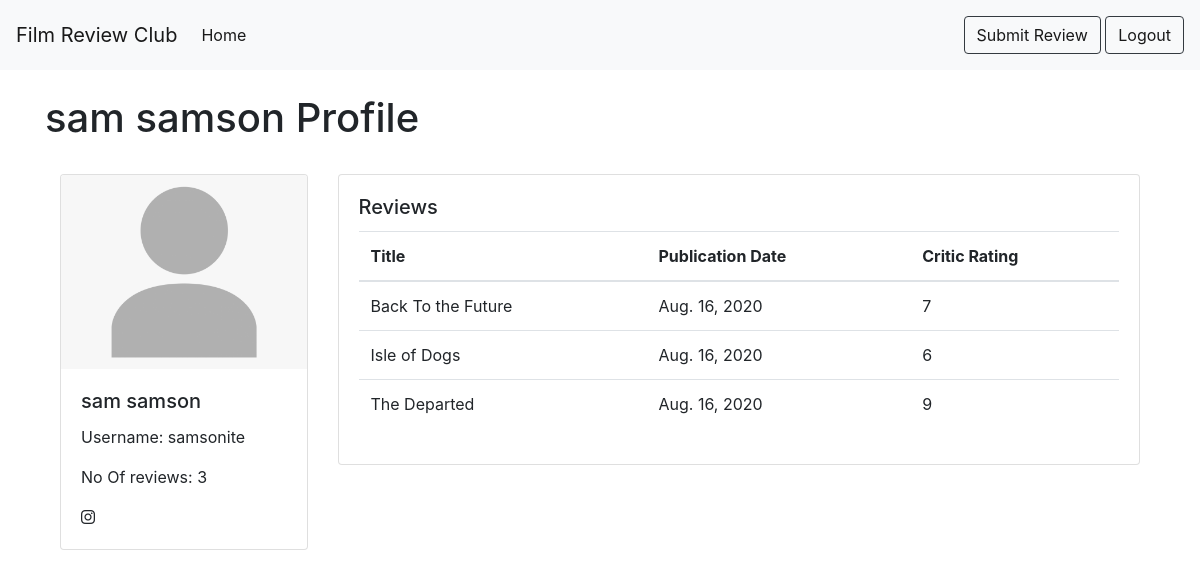
The page /profile/3 on the database its author committed.
### profiles/models.py (models this page shows, shortened)
class Profile(models.Model):
    author = models.OneToOneField(User, on_delete=models.CASCADE)
    no_reviews = models.IntegerField(default=0)
    pic = models.ImageField(upload_to='profiles', null=True, blank=True, default='profiles/profile.png')
    insta = models.CharField(max_length=200,null=True, blank=True)

### reviews/models.py (models this page shows, shortened)
class Reviews(models.Model):
    author = models.ForeignKey(User, default=None, on_delete=models.CASCADE)
    title = models.CharField(max_length=255)
    pub_date = models.DateField(auto_now_add=True, auto_now=False)
    body = models.TextField()
    imdb_ref = models.CharField(max_length=20)
    image = models.ImageField(upload_to='film_image', null=True, blank=True, default="film_image/film_club.png")
    criticR = models.IntegerField(validators=[MaxValueValidator(10), MinValueValidator(1)])
    applauds = models.ManyToManyField(User, blank=True, related_name="collected_applauds")
    class Meta:
        ordering = ['pub_date']

### profiles/views.py (the view)
# urls.py: path('profile/<int:pk>', views.profile_detail, name='profile_detail'),
def profile_detail(request, pk):
    user = get_object_or_404(User, pk=pk)
    author = get_object_or_404(Profile, pk=pk)
    instagram = 'http://www.instagram.com/'
    insta_handle = urllib.parse.urljoin(instagram, author.insta)
    no_reviews = author.no_reviews
    reviews = Reviews.objects.filter(author=author.id)
    context = {'user':user, 'author':author, 'insta_handle':insta_handle, 'no_reviews':no_reviews, 'reviews':reviews}
    return render(request, 'profiles/profile_detail.html', context)

### profiles/templates/profiles/profile_detail.html (shortened to what this page needs)
{% extends 'base.html' %}
{% load static %}
{% block content %}
    <br>
    <h1> {{user.first_name}} {{user.last_name}} Profile </h1>
    <br>
    <div class="container">
      <div class="row">
        <div class="col-sm-3">
          <div class="card">
            <img src="{{author.pic.url}}" class="card-img-top" alt="...">
            <div class="card-body">
              <h5 class="card-title">{{user.first_name}} {{user.last_name}}</h5>
              <p class="card-text">Username: {{user.username}}</p>
              <p class="card-text">No Of reviews: {{no_reviews}}</p>
              <p class="card-text"><i class="fab fa-instagram"></i> <a href="{{insta_handle}}">{{author.insta}}</a> </p>
            </div>
          </div>
        </div>
        <div class="col-sm-9">
          <div class="card">
            <div class="card-body">
              <h5 class="card-title">Reviews</h5>
              <table class="table">
                <thead>
                  <tr>
                    <th scope="col">Title</th>
                    <th scope="col">Publication Date</th>
                    <th scope="col">Critic Rating</th>
                  </tr>
                </thead>
                <tbody>
                  {% for rev in reviews %}
                    <tr>
                      <td>{{rev.title}}</td>
                      <td>{{rev.pub_date}}</td>
                      <td>{{rev.criticR}}</td>
                    </tr>
                  {% endfor %}
                </tbody>
              </table>
            </div>
          </div>
        </div>
      </div>
    </div>
{% endblock %}

### templates/base.html (shortened to what this page needs)
<!DOCTYPE html>
{% load static %}
<html lang="en" dir="ltr">
  <head>
    <link rel="stylesheet" href="https://stackpath.bootstrapcdn.com/bootstrap/4.5.0/css/bootstrap.min.css">
  </head>
  <body>
    <nav class="navbar navbar-expand-lg navbar-light bg-light">
      <a class="navbar-brand" href="#">Film Review Club</a>
      <div class="collapse navbar-collapse" id="navbarText">
        <ul class="navbar-nav mr-auto">
          <li class="nav-item active">
            <a class="nav-link" href="{% url 'home' %}">Home <span class="sr-only">(current)</span></a>
          </li>
        </ul>
        <span class="navbar-text">
          {% if user.is_authenticated %}
            <a class="btn btn-outline-dark" href="{% url 'submitreview' %}">Submit Review</a>
            <a class="btn btn-outline-dark" href="{% url 'logout' %}">Logout</a>
          {% else %}
            <a class="btn btn-outline-dark" href="{% url 'login' %}">Login</a>
            <a class="btn btn-outline-dark" href="{% url 'register' %}">Register</a>
          {% endif %}
        </span>
      </div>
    </nav>
    <div class="container">
      {% block content %}
      {% endblock %}
    </div>
  </body>
</html>

### rows shown on the page
Profile: pic (placeholder picture)
Reviews: title "Back To the Future", pub_date "Aug. 16, 2020", criticR "7"
Reviews: title "Isle of Dogs", pub_date "Aug. 16, 2020", criticR "6"
Reviews: title "The Departed", pub_date "Aug. 16, 2020", criticR "9"

### other values the page prints
{{ user.first_name }} "sam"
{{ user.last_name }} "samson"
{{ user.username }} "samsonite"
{{ no_reviews }} "3"
